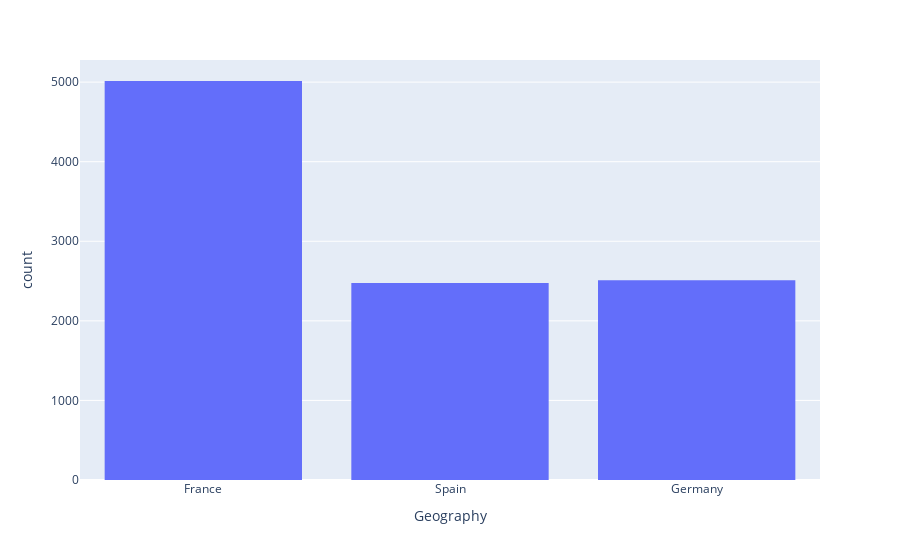

Notebook code cell kept with this figure:
### Code cell
fig = px.histogram(df,x='Geography')
fig.show()

### Figure 1 — Plotly figure (JSON) as saved in the notebook; plotly's stock layout.template omitted (floating-point values rounded to 4 significant figures; data arrays with more than 128 entries replaced by an {"elided": "..."} marker saying what was removed)
{"data": [{"alignmentgroup": "True", "bingroup": "x", "hovertemplate": "Geography=%{x}<br>count=%{y}<extra></extra>", "legendgroup": "", "marker": {"color": "#636efa", "pattern": {"shape": ""}}, "name": "", "offsetgroup": "", "orientation": "v", "showlegend": false, "type": "histogram", "x": {"elided": "10000 str values"}, "xaxis": "x", "yaxis": "y"}], "layout": {"barmode": "relative", "legend": {"tracegroupgap": 0}, "margin": {"t": 60}, "xaxis": {"anchor": "y", "domain": [0, 1], "title": {"text": "Geography"}}, "yaxis": {"anchor": "x", "domain": [0, 1], "title": {"text": "count"}}}}
